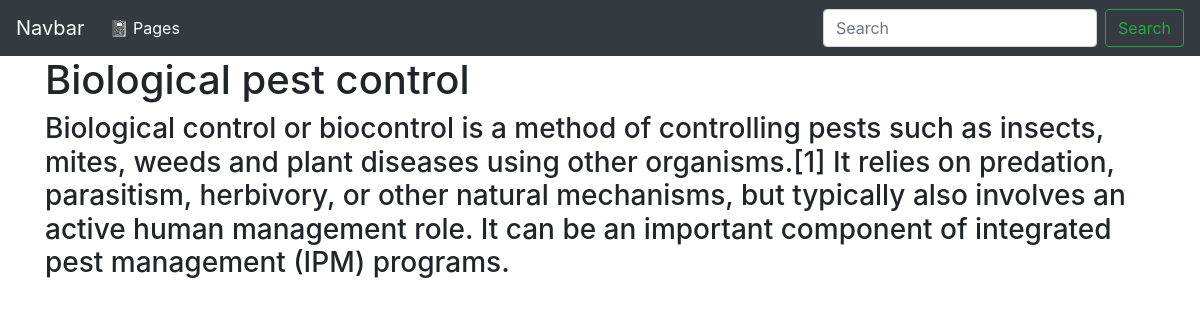
The page /wiki/biological-pest-control/ on the database its author committed.
### wiki/views.py (the view, shortened to what this page needs)
# urls.py: path('<str:slug>/', PageDetailView.as_view(), name='wiki-details-page'),
class PageDetailView(DetailView):
    model = Page
    def get(self, request, slug):
        wiki = Page.objects.get(slug=slug)
        context = {
          'wiki': wiki
        }
        return render(request, 'wiki/page.html', context)

### wiki/templates/wiki/page.html
{% extends 'base.html' %}
{% block content %}
<h1>{{ wiki.title }}</h1>
<h3>{{ wiki.content }}</h3>
{% endblock %}

### rows shown on the page
Page: title "Biological pest control", content "Biological control or biocontrol is a method of controlling pests such as insects, mites, weeds and plant diseases using other organisms.[1] It relies on predation, parasitism, herbivory, or other natural mechanisms, but typically also involves an active human management role. It can be an important component of integrated pest management (IPM) programs."
